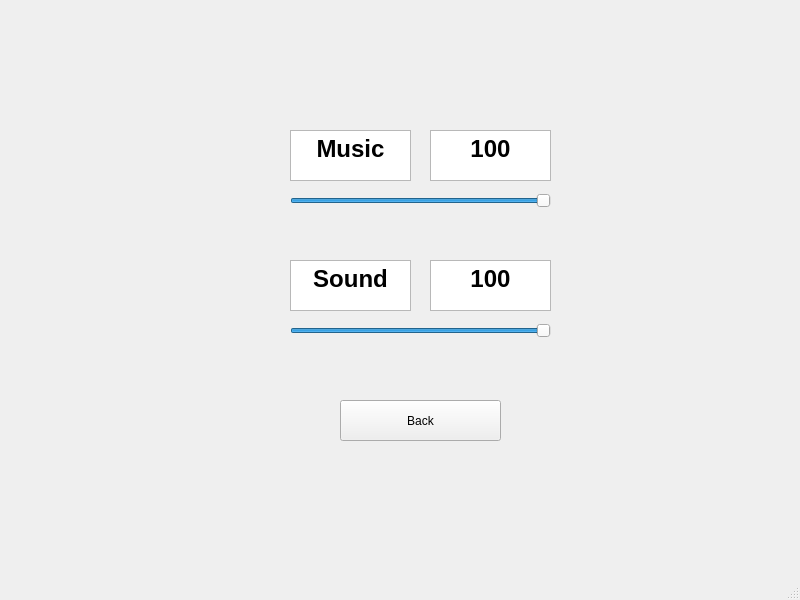
<?xml version="1.0" encoding="UTF-8"?>
<ui version="4.0">
 <class>SettingWindow</class>
 <widget class="QMainWindow" name="SettingWindow">
  <property name="geometry">
   <rect>
    <x>0</x>
    <y>0</y>
    <width>800</width>
    <height>600</height>
   </rect>
  </property>
  <property name="windowTitle">
   <string>MainWindow</string>
  </property>
  <property name="styleSheet">
   <string notr="true">background-image: url(:/images/images/wood.jpg);</string>
  </property>
  <widget class="QWidget" name="centralwidget">
   <widget class="QPushButton" name="BackButton">
    <property name="geometry">
     <rect>
      <x>340</x>
      <y>400</y>
      <width>161</width>
      <height>41</height>
     </rect>
    </property>
    <property name="styleSheet">
     <string notr="true">background-image: url(:/images/images/orange2.jpg);</string>
    </property>
    <property name="text">
     <string>Back</string>
    </property>
   </widget>
   <widget class="QTextBrowser" name="musicnummer">
    <property name="geometry">
     <rect>
      <x>430</x>
      <y>130</y>
      <width>121</width>
      <height>51</height>
     </rect>
    </property>
    <property name="styleSheet">
     <string notr="true">background-image: url(:/images/images/orange2.jpg);</string>
    </property>
    <property name="html">
     <string>&lt;!DOCTYPE HTML PUBLIC &quot;-//W3C//DTD HTML 4.0//EN&quot; &quot;http://www.w3.org/TR/REC-html40/strict.dtd&quot;&gt;
&lt;html&gt;&lt;head&gt;&lt;meta name=&quot;qrichtext&quot; content=&quot;1&quot; /&gt;&lt;style type=&quot;text/css&quot;&gt;
p, li { white-space: pre-wrap; }
&lt;/style&gt;&lt;/head&gt;&lt;body style=&quot; font-family:'MS Shell Dlg 2'; font-size:7.8pt; font-weight:400; font-style:normal;&quot;&gt;
&lt;p align=&quot;center&quot; style=&quot; margin-top:0px; margin-bottom:0px; margin-left:0px; margin-right:0px; -qt-block-indent:0; text-indent:0px;&quot;&gt;&lt;span style=&quot; font-family:'.SF NS Text'; font-size:18pt; font-weight:600;&quot;&gt;100&lt;/span&gt;&lt;/p&gt;&lt;/body&gt;&lt;/html&gt;</string>
    </property>
   </widget>
   <widget class="QTextBrowser" name="textBrowser_4">
    <property name="geometry">
     <rect>
      <x>290</x>
      <y>130</y>
      <width>121</width>
      <height>51</height>
     </rect>
    </property>
    <property name="styleSheet">
     <string notr="true">background-image: url(:/images/images/orange2.jpg);</string>
    </property>
    <property name="html">
     <string>&lt;!DOCTYPE HTML PUBLIC &quot;-//W3C//DTD HTML 4.0//EN&quot; &quot;http://www.w3.org/TR/REC-html40/strict.dtd&quot;&gt;
&lt;html&gt;&lt;head&gt;&lt;meta name=&quot;qrichtext&quot; content=&quot;1&quot; /&gt;&lt;style type=&quot;text/css&quot;&gt;
p, li { white-space: pre-wrap; }
&lt;/style&gt;&lt;/head&gt;&lt;body style=&quot; font-family:'MS Shell Dlg 2'; font-size:7.8pt; font-weight:400; font-style:normal;&quot;&gt;
&lt;p align=&quot;center&quot; style=&quot; margin-top:0px; margin-bottom:0px; margin-left:0px; margin-right:0px; -qt-block-indent:0; text-indent:0px;&quot;&gt;&lt;span style=&quot; font-family:'.SF NS Text'; font-size:18pt; font-weight:600;&quot;&gt;Music&lt;/span&gt;&lt;/p&gt;&lt;/body&gt;&lt;/html&gt;</string>
    </property>
   </widget>
   <widget class="QTextBrowser" name="soundnummer">
    <property name="geometry">
     <rect>
      <x>430</x>
      <y>260</y>
      <width>121</width>
      <height>51</height>
     </rect>
    </property>
    <property name="styleSheet">
     <string notr="true">background-image: url(:/images/images/orange2.jpg);</string>
    </property>
    <property name="html">
     <string>&lt;!DOCTYPE HTML PUBLIC &quot;-//W3C//DTD HTML 4.0//EN&quot; &quot;http://www.w3.org/TR/REC-html40/strict.dtd&quot;&gt;
&lt;html&gt;&lt;head&gt;&lt;meta name=&quot;qrichtext&quot; content=&quot;1&quot; /&gt;&lt;style type=&quot;text/css&quot;&gt;
p, li { white-space: pre-wrap; }
&lt;/style&gt;&lt;/head&gt;&lt;body style=&quot; font-family:'MS Shell Dlg 2'; font-size:7.8pt; font-weight:400; font-style:normal;&quot;&gt;
&lt;p align=&quot;center&quot; style=&quot; margin-top:0px; margin-bottom:0px; margin-left:0px; margin-right:0px; -qt-block-indent:0; text-indent:0px;&quot;&gt;&lt;span style=&quot; font-family:'.SF NS Text'; font-size:18pt; font-weight:600;&quot;&gt;100&lt;/span&gt;&lt;/p&gt;&lt;/body&gt;&lt;/html&gt;</string>
    </property>
   </widget>
   <widget class="QTextBrowser" name="textBrowser_6">
    <property name="geometry">
     <rect>
      <x>290</x>
      <y>260</y>
      <width>121</width>
      <height>51</height>
     </rect>
    </property>
    <property name="styleSheet">
     <string notr="true">background-image: url(:/images/images/orange2.jpg);</string>
    </property>
    <property name="html">
     <string>&lt;!DOCTYPE HTML PUBLIC &quot;-//W3C//DTD HTML 4.0//EN&quot; &quot;http://www.w3.org/TR/REC-html40/strict.dtd&quot;&gt;
&lt;html&gt;&lt;head&gt;&lt;meta name=&quot;qrichtext&quot; content=&quot;1&quot; /&gt;&lt;style type=&quot;text/css&quot;&gt;
p, li { white-space: pre-wrap; }
&lt;/style&gt;&lt;/head&gt;&lt;body style=&quot; font-family:'MS Shell Dlg 2'; font-size:7.8pt; font-weight:400; font-style:normal;&quot;&gt;
&lt;p align=&quot;center&quot; style=&quot; margin-top:0px; margin-bottom:0px; margin-left:0px; margin-right:0px; -qt-block-indent:0; text-indent:0px;&quot;&gt;&lt;span style=&quot; font-family:'.SF NS Text'; font-size:18pt; font-weight:600;&quot;&gt;Sound&lt;/span&gt;&lt;/p&gt;&lt;/body&gt;&lt;/html&gt;</string>
    </property>
   </widget>
   <widget class="QSlider" name="sliderMusic">
    <property name="geometry">
     <rect>
      <x>290</x>
      <y>190</y>
      <width>261</width>
      <height>22</height>
     </rect>
    </property>
    <property name="value">
     <number>99</number>
    </property>
    <property name="orientation">
     <enum>Qt::Horizontal</enum>
    </property>
    <property name="tickInterval">
     <number>0</number>
    </property>
   </widget>
   <widget class="QSlider" name="sliderSound">
    <property name="geometry">
     <rect>
      <x>290</x>
      <y>320</y>
      <width>261</width>
      <height>22</height>
     </rect>
    </property>
    <property name="value">
     <number>99</number>
    </property>
    <property name="orientation">
     <enum>Qt::Horizontal</enum>
    </property>
    <property name="tickInterval">
     <number>0</number>
    </property>
   </widget>
  </widget>
  <widget class="QMenuBar" name="menubar">
   <property name="geometry">
    <rect>
     <x>0</x>
     <y>0</y>
     <width>800</width>
     <height>26</height>
    </rect>
   </property>
  </widget>
  <widget class="QStatusBar" name="statusbar"/>
 </widget>
 <resources/>
 <connections/>
</ui>
